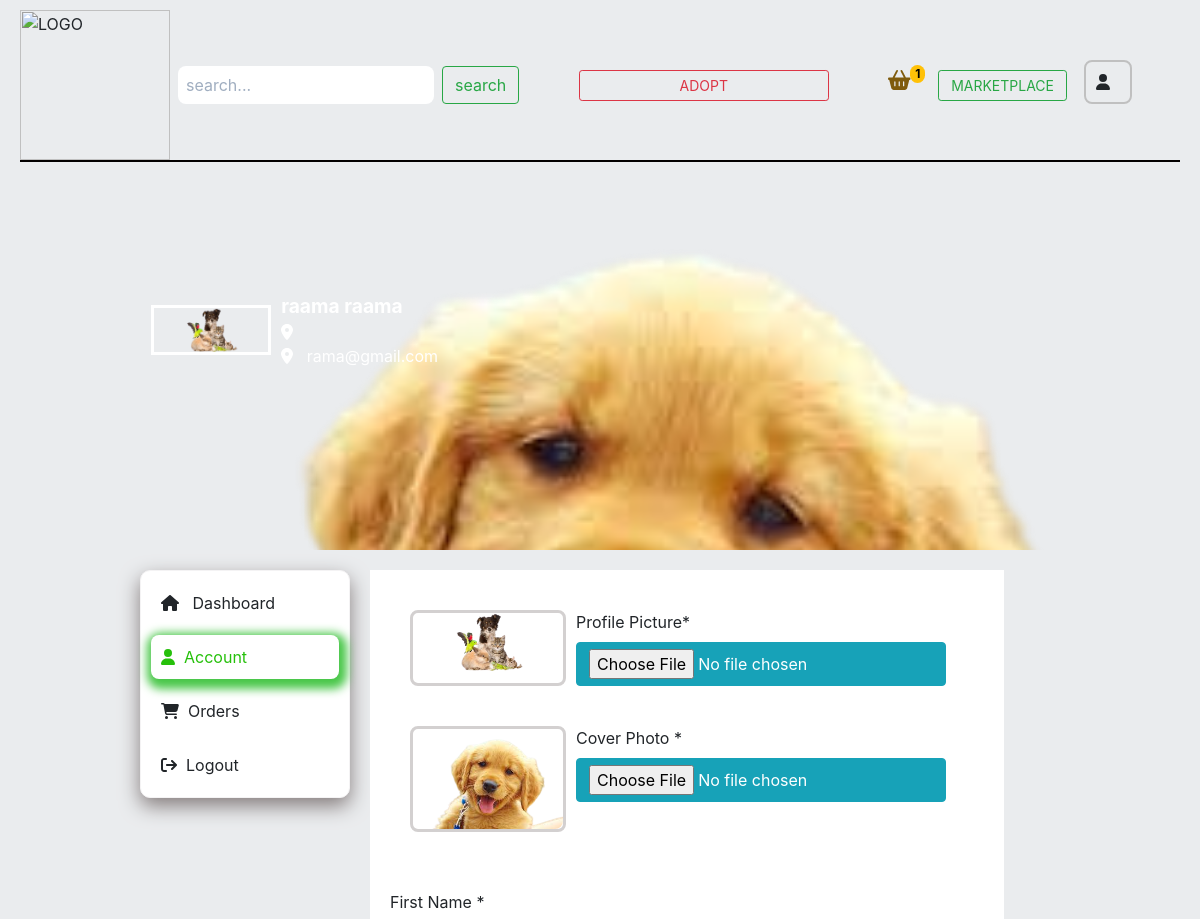
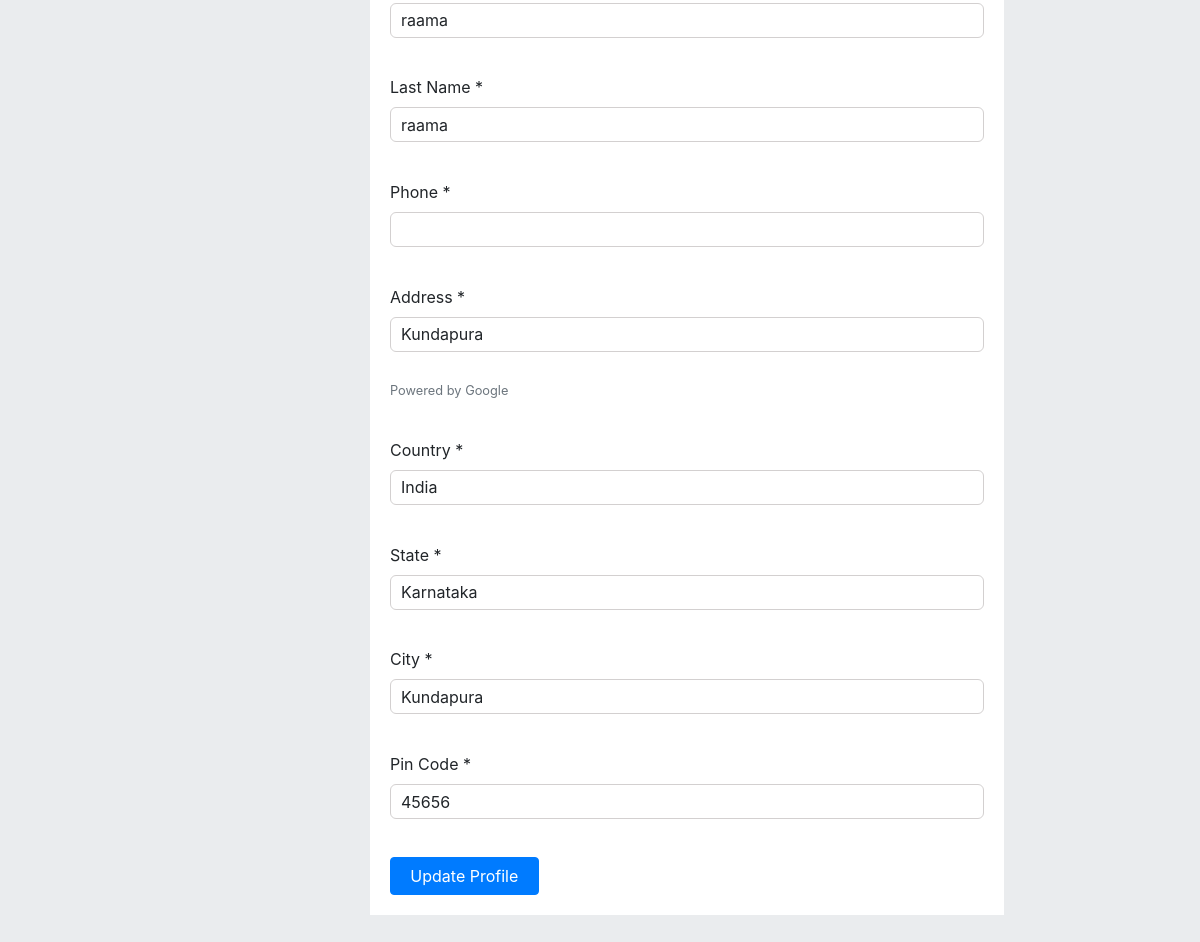
/accounts/customers/c_profile/ (signed in), run on the app's committed database (2 pictures, top to bottom).
### accounts/models.py (models this page shows, shortened)
class UserProfile(models.Model):
    user = models.OneToOneField(User, on_delete=models.CASCADE, blank=True, null=True)
    profile_picture = models.ImageField(upload_to='media/users/profile_picture', blank=True, null=True)
    cover_photo = models.ImageField(upload_to='media/users/cover_photo', blank=True, null=True)
    address = models.CharField(max_length=250, blank=True, null=True)
    country = models.CharField(max_length=20, blank=True, null=True)
    state = models.CharField(max_length=20, blank=True, null=True)
    city = models.CharField(max_length=20, blank=True, null=True)
    pin_code = models.CharField(max_length=6, blank=True, null=True)
    latitude = models.CharField(max_length=20, blank=True, null=True)
    longitude = models.CharField(max_length=6, blank=True, null=True)
    created_at = models.DateTimeField(auto_now_add=True)
    modified_at = models.DateTimeField(auto_now=True)

class User(AbstractBaseUser):
    VENDOR = 1
    CUSTOMER = 2
    ROLE_CHOICE = (
        (VENDOR, 'Vendor'),
        (CUSTOMER, 'Customer')
    )
    first_name = models.CharField(max_length=50)
    last_name = models.CharField(max_length=50)
    username = models.CharField(max_length=50, unique=True)
    email = models.EmailField(max_length=100, unique=True)
    phone_number = models.CharField(max_length=12, blank=True)
    role = models.PositiveSmallIntegerField(choices=ROLE_CHOICE, blank=True, null=True)
    date_joined = models.DateTimeField(auto_now_add=True)
    last_login = models.DateTimeField(auto_now_add=True)
    created_date = models.DateTimeField(auto_now_add=True)
    modified_date = models.DateTimeField(auto_now=True)
    is_admin = models.BooleanField(default=False)
    is_staff = models.BooleanField(default=False)
    is_active = models.BooleanField(default=False)
    is_superadmin = models.BooleanField(default=False)
    USERNAME_FIELD = 'email'
    REQUIRED_FIELDS = ['username', 'first_name', 'last_name']
    objects = UserManager()

### customers/views.py (the view)
# urls.py: path('c_profile/',views.c_profile,name='c_profile'),
@login_required(login_url='login')
def c_profile(request):
    profile = get_object_or_404(UserProfile,user=request.user)
    if request.method == 'POST':
        profile_form = UserProfileForm(request.POST, request.FILES,instance=profile)
        user_form = UserInfoForm(request.POST,instance=request.user)
        if profile_form and user_form.is_valid():
            profile_form.save()
            user_form.save()
            messages.success(request,'profile has been updated'.title())
            return redirect('c_profile')
        else:
            print(profile_form.errors)
            print(user_form.errors)
    else:
        profile_form = UserProfileForm(instance=profile)
        user_form = UserInfoForm(instance=request.user)
    context = {
        'profile_form':profile_form,
        'user_form':user_form,
        'profile':profile
    }
    return render(request,'customer/c_profile.html',context)

### accounts/forms.py
class UserProfileForm(forms.ModelForm):
    profile_picture = forms.ImageField(widget=forms.FileInput(attrs={'class': 'btn btn-info'}), validators=[allow_only_image])
    cover_photo = forms.ImageField(widget=forms.FileInput(attrs={'class': 'btn btn-info'}),validators=[allow_only_image])
    class Meta:
        model = UserProfile
        fields = ['profile_picture', 'cover_photo', 'address','country', 'state', 'city',
                  'pin_code']

class UserInfoForm(forms.ModelForm):
    class Meta:
        model = User
        fields = ['first_name','last_name','phone_number']

### accounts/context_processors.py (called while the page is built)
def get_vendor(request):
    try:
        vendor = Vendor.objects.get(user=request.user)
    except:
        vendor =None
    return dict(vendor=vendor)

def get_user_profile(request):
    try:
        user_profile = UserProfile.objects.get(user= request.user)
    except:
        user_profile = None
    return dict(user_profile=user_profile)

def get_google_api(request):
    return {'GOOGLE_API_KEY': settings.GOOGLE_API_KEY}

def get_paypal_clint_id(request):
    return{'PAYPAL_CLINT_ID':settings.PAYPAL_CLINT_ID}

### marketplace/context_processors.py (called while the page is built)
def get_cart_counter(request):
    cart_count = 0
    if request.user.is_authenticated:
        try:
            cart_items = Cart.objects.filter(user=request.user)
            if cart_items:
                for cart_item in cart_items:
                    cart_count += cart_item.quantity
            else:
                cart_count = 0
        except:
            cart_count = 0
    return dict(cart_count=cart_count)

### orders/request_object.py (called while the page is built)
def RequestObjectMiddleware(get_response):
    def middleware(request):
        models.request_object = request
        response = get_response(request)
        return response
    return middleware

### templates/customer/c_profile.html (shortened to what this page needs)
{% extends 'accounts/base.html'%} {% block content %} {%load static %}
<!DOCTYPE html>
<html lang="en">
<head>
</head>
<body>
    {% include 'include/c_cover.html'%}
    <div>
        <div class="cus_dashboard">
            <div>
                {%include 'include/c_sidebar.html'%}
            </div>
            <div class="v_profile">
                <form action="" method="post" enctype="multipart/form-data">
                    <div id="profile_picture">
                        <div class="profile_picture">
                            {% if profile.profile_picture %}
                            <img src="{{profile.profile_picture.url}}" alt="..."> {% else %}
                            <img src="{% static 'img/default-profile.PNG' %}" alt="..."> {% endif %}
                        </div>
                        <div id="user_picture">
                            <label class="form-label">Profile Picture*</label>{{profile_form.profile_picture}}
                        </div>
                    </div>
                    <div id="profile_picture">
                        <div class="profile_picture">
                            {% if profile.cover_photo %}
                            <img src="{{profile.cover_photo.url}}" alt=""> {% else %}
                            <img src="{% static 'img/bg-image2.jpg' %}" alt=""> {% endif %}
                        </div>
                        <div id="user_picture">
                            <label class="form-label">Cover Photo  *</label>{{profile_form.cover_photo}}
                        </div>
                    </div>
                    <div>
                        <div class="documents" style="margin-top: 1cm;">
                            <label>First Name *</label>{{user_form.first_name}}
                        </div>
                        <div class="documents" style="margin-top: 1cm;">
                            <label>Last Name *</label>{{user_form.last_name}}
                        </div>
                        <div class="documents" style="margin-top: 1cm;">
                            <label>Phone *</label>{{user_form.phone_number}}
                        </div>
                        <div class="documents" style="margin-top: 1cm;">
                            <label>Address *</label>{{profile_form.address}}
                            <small class="text-muted float-right" style="margin-top: 29px;">Powered by Google</small>
                        </div>
                        <div class="documents" style="margin-top: 1cm;">
                            <label>Country *</label>{{profile_form.country}}
                        </div>
                        <div class="documents" style="margin-top: 1cm;">
                            <label>State *</label>{{profile_form.state}}
                        </div>
                        <div class="documents" style="margin-top: 1cm;">
                            <label>City *</label>{{profile_form.city}}
                        </div>
                        <div class="documents" style="margin-top: 1cm;">
                            <label>Pin Code *</label>{{profile_form.pin_code}}
                        </div>
                        <button type="submit" class="btn btn-primary" style="    width: 25%;
                         margin-top: 1cm;">Update Profile
                     </button>
                    </div>
                </form>
            </div>
        </div>
    </div>
</body>
</html>
{%endblock%}

### templates/include/c_cover.html (shortened to what this page needs)
<!DOCTYPE html>
<html lang="en">
{%load static%}
<head>
</head>
<div class="cover_photo" style=" padding-top: 44px; padding-bottom: 176px; margin-bottom: 0px; background: url({% if user_profile.cover_photo %}{{user_profile.cover_photo.url}} {% else %}{% static 'img/bg-image2.jpg' %} {% endif %}) no-repeat scroll 0 0 / cover; height: 10cm; ;">
    <div class="c_profile_details">
        <div class="c_profile_photo">
            {% if user_profile.profile_picture %}
                <img src="{{user_profile.profile_picture.url}}" alt="">
            {% else %}
            <img src="{% static 'img/default-profile.PNG' %}" alt="...">
            {% endif %}
        </div>
        <div class="c_details">
            <strong>{{user.first_name}} {{user.last_name}}</strong>
            <span>
                <i class="fa fa-location-dot"></i> &nbsp; {{user.phone_number}}
                <i class="fa fa-location-dot"></i> &nbsp; {{user.email}}
            </span>
        </div>
    </div>
</div>
<body>
</body>
</html>

### templates/accounts/base.html (style rules this page uses)
* { box-sizing: border-box; padding: 0; margin: 0; }
body { background-color: rgba(231, 234, 236, 0.868); }

### templates/customer/c_profile.html (style rules this page uses)
body { box-sizing: border-box; }
img { width: 150px; }
.v_profile { box-sizing: border-box; position: relative; width: 800px; float: right; margin-right: 2cm; margin-top: 20px; margin-bottom: 2cm; padding: 10px; background-color: white; }
.v_profile form { padding: 10px; }
.documents { display: flex; flex-direction: column; }
.documents input { outline: none; height: 35px; border: 1px solid rgb(211, 208, 208); border-radius: 6px; padding-left: 10px; }
#profile_picture { display: flex; padding: 20px; }
.profile_picture { border: 3px solid rgb(211, 208, 208); border-radius: 8px; }
.profile_picture img { border-radius: 8px; }
#user_picture { display: flex; flex-direction: column; margin-left: 10px; }
.cus_dashboard { justify-content: space-between; display: flex; width: 80%; margin: auto; }

### templates/include/c_cover.html (style rules this page uses)
.cover_photo { box-sizing: border-box; }
.c_profile_photo img { width: 120px; border: 3px solid white; }
.c_profile_details { display: flex; align-items: center; margin-top: 2cm; margin-left: 4cm; }
.c_profile_details .c_details { display: flex; flex-direction: column; margin-left: 10px; color: white; }
.c_profile_details .c_details strong { font-size: larger; font-weight: bold; }

### data on the page
UserProfile: cover_photo (picture), profile_picture (picture), address "Kundapura", country "India", state "Karnataka", city "Kundapura", pin_code "45656"
User: email "rama@gmail.com", first_name "raama", last_name "raama"

### other printed values
{{ cart_count }} "1"
